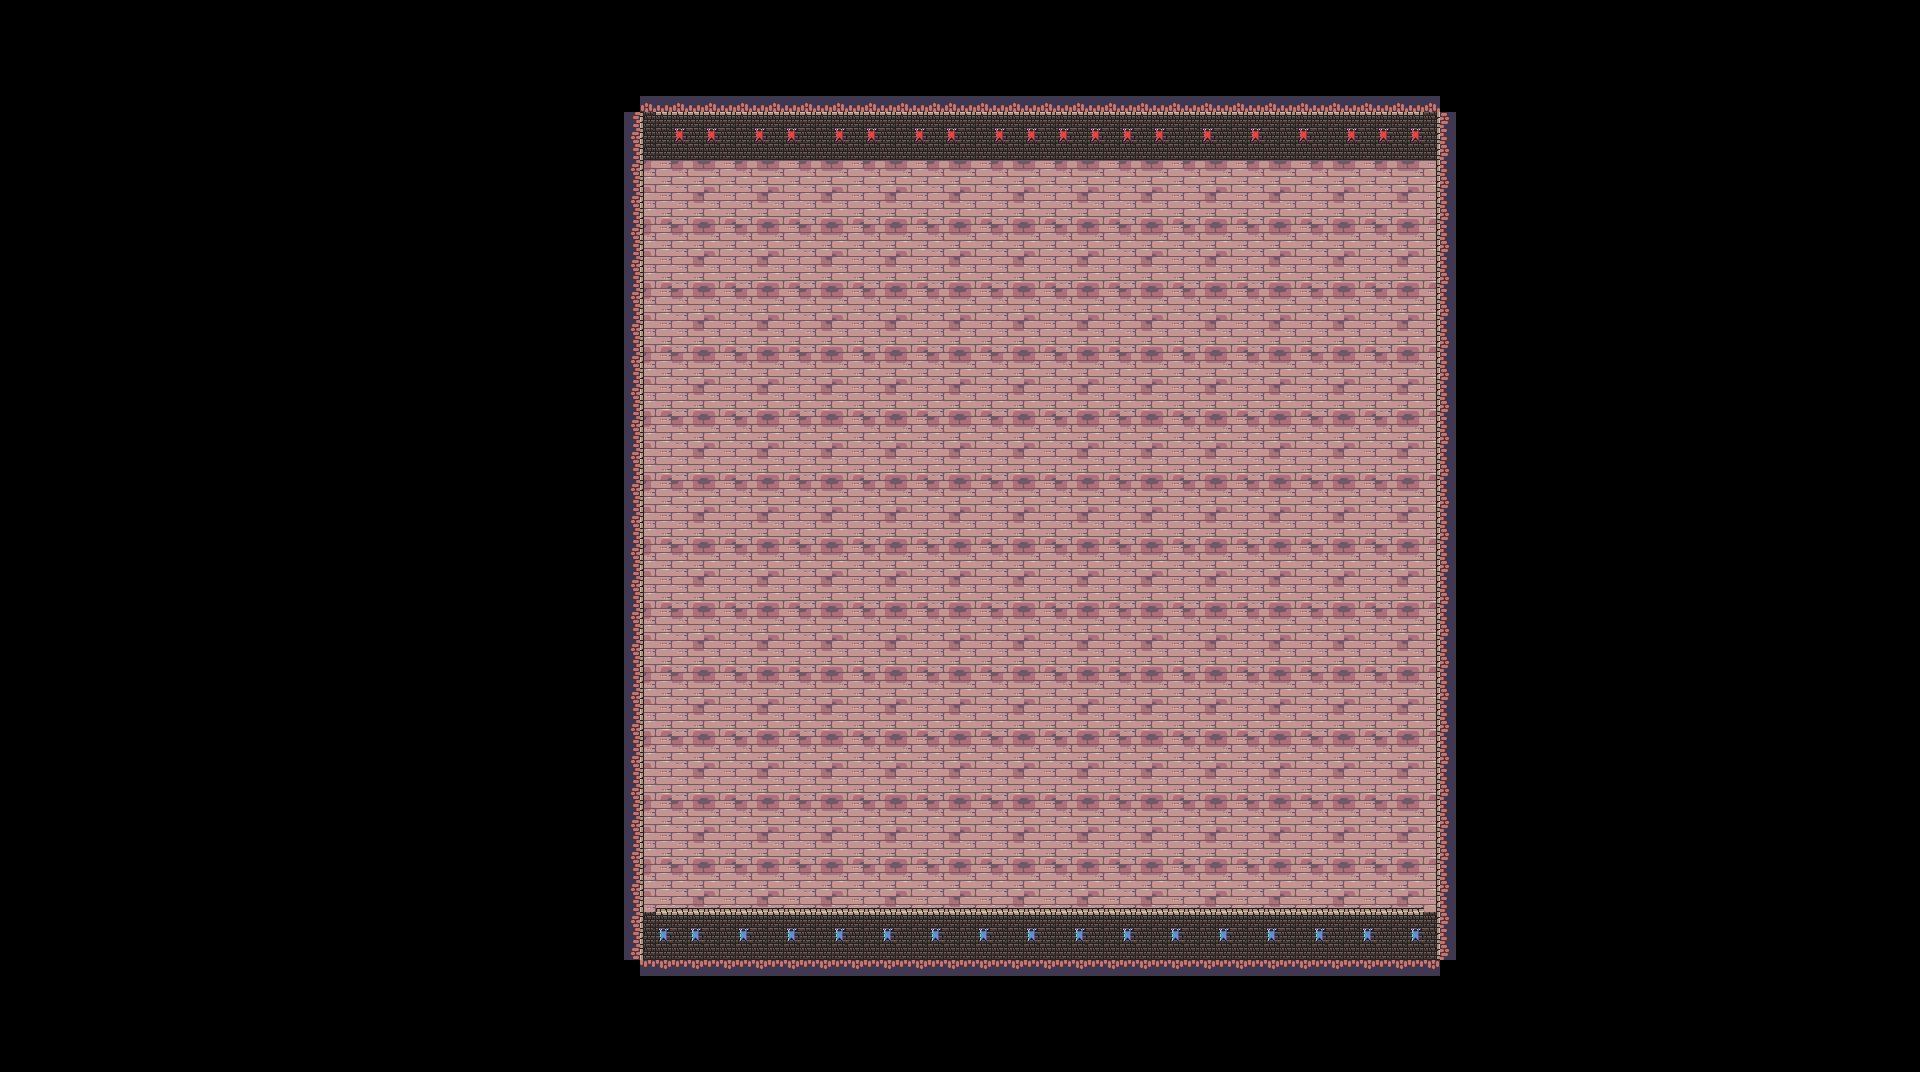

This is a level from a 2D game, rendered from its Tiled map with the project's own tilesets. A one-line summary and the map file follow, with tile-layer data summarised:
An orthogonal 120x67 tile map with 16x16 px tiles, 4 tile layers (Tile Layer 1, Tile Layer 4, Tile Layer 3, Tile Layer 2), 5 tilesets and 4 objects.

<map version="1.9" tiledversion="1.9.2" orientation="orthogonal" renderorder="right-down" width="120" height="67" tilewidth="16" tileheight="16" infinite="0" nextlayerid="6" nextobjectid="7">
 <tileset firstgid="1" source="Terrain (32x32).tsx" />
 <tileset firstgid="989" source="wall_corner_top_left.tsx" />
 <tileset firstgid="990" source="wall_banner_blue.tsx" />
 <tileset firstgid="991" source="wall_corner_front_right.tsx" />
 <tileset firstgid="992" source="wall_banner_red.tsx" />
 <objectgroup id="5" name="Object Layer 1">
  <object id="1" x="618.37" y="40.7028" width="832.843" height="73.5782" />
  <object id="2" x="1440.25" y="114.281" width="73.5782" height="851.629" />
  <object id="4" x="540.095" y="93.9296" width="100.192" height="879.808" />
  <object id="6" x="634.025" y="911.117" width="818.753" height="97.0606" />
 </objectgroup>
 <layer id="1" name="Tile Layer 1" width="120" height="67">
  <data>[8040 cells, 2650 non-empty, 17 distinct tile ids]</data>
 </layer>
 <layer id="4" name="Tile Layer 4" width="120" height="67">
  <data>[8040 cells, 20 non-empty, 1 distinct tile ids]</data>
 </layer>
 <layer id="3" name="Tile Layer 3" width="120" height="67">
  <data>[8040 cells, 300 non-empty, 1 distinct tile ids]</data>
 </layer>
 <layer id="2" name="Tile Layer 2" width="120" height="67">
  <data>[8040 cells, 493 non-empty, 5 distinct tile ids]</data>
 </layer>
</map>
